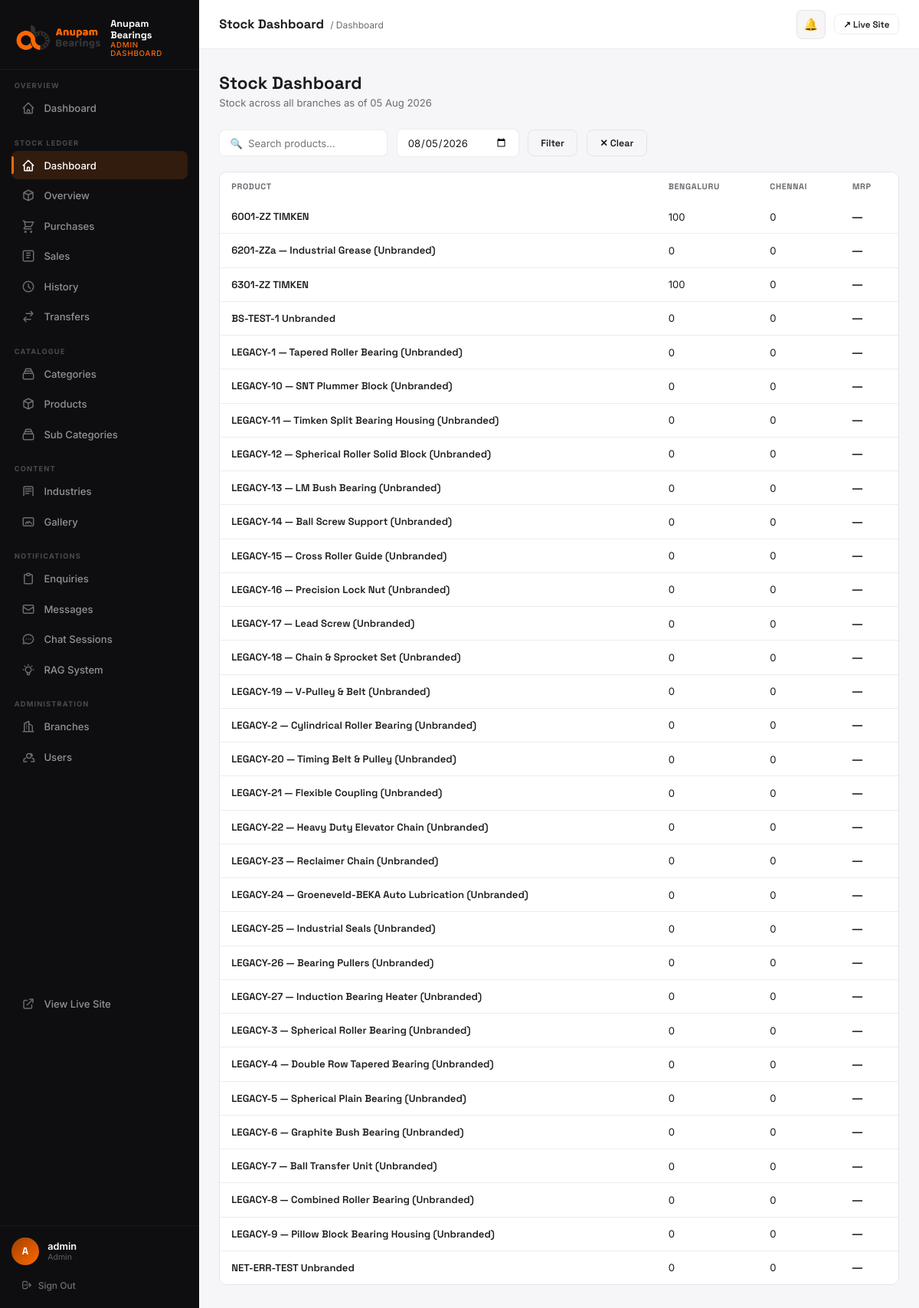
Screenshot of /dashboard/stock/ (signed in) with the database file from the repository.
### stock_ledger/models.py (models this page shows, shortened)
class Branch(models.Model):
    name = models.CharField(max_length=120)
    slug = models.SlugField(unique=True)
    code = models.CharField(max_length=20, unique=True)
    address = models.TextField(blank=True)
    is_active = models.BooleanField(default=True)
    created_at = models.DateTimeField(auto_now_add=True)
    class Meta:
        ordering = ['name']

### products/models.py (models this page shows, shortened)
class Product(models.Model):
    category = models.ForeignKey(Category, on_delete=models.CASCADE, related_name='products')
    subcategory = models.ForeignKey(SubCategory, on_delete=models.SET_NULL, null=True, blank=True, related_name='products')
    name = models.CharField(
        max_length=300, unique=True,
        help_text="Name / SKU — identifies this product everywhere (Stock Ledger, bulk import, public site). "
                   "Type the part code and brand together as free text, e.g. \"6205-2RS Timken\"."
    )
    slug = models.SlugField(unique=True)
    description = models.TextField(blank=True)
    mrp = models.DecimalField(
        max_digits=12, decimal_places=2, null=True, blank=True,
        verbose_name='MRP',
        help_text="Maximum Retail Price. Optional — leave blank for products without a published MRP.",
    )
    specifications = models.JSONField(default=dict, blank=True)
    needs_excel_table = models.BooleanField(default=False)
    excel_table_file = models.FileField(upload_to=product_excel_upload_to, blank=True, null=True)
    excel_table_data = models.JSONField(default=dict, blank=True)
    image = models.ImageField(upload_to='products/', blank=True, null=True)
    is_featured = models.BooleanField(default=False)
    is_visible = models.BooleanField(default=True, help_text="Uncheck to hide this product from the public site without deleting it.")
    created_at = models.DateTimeField(auto_now_add=True)

### stock_ledger/views.py (the view)
# urls.py: path('', views.stock_dashboard, name='dashboard'),
@login_required(login_url='/dashboard/login/')
@staff_required
@role_required(UserProfile.ADMIN, UserProfile.BRANCH_STAFF, UserProfile.VIEWER)
def stock_dashboard(request):
    q = request.GET.get('q', '').strip()
    as_of = _parse_date(request.GET.get('date'), timezone.localdate())
    branches = list(Branch.objects.filter(is_active=True).order_by('name'))
    branch_ids = [b.id for b in branches]
    matrix = historical_stock_matrix(as_of, branch_ids=branch_ids)
    products = Product.objects.order_by('name')
    if q:
        products = products.filter(name__icontains=q)
    rows = []
    for product in products:
        qtys = [matrix.get((product.id, b.id), 0) for b in branches]
        rows.append({'product': product, 'qtys': qtys})
    return render(request, 'dashboard/stock_dashboard.html', {
        'rows': rows,
        'branches': branches,
        'q': q,
        'as_of': as_of,
    })

### templates/dashboard/stock_dashboard.html (shortened to what this page needs)
{% extends "dashboard/base.html" %}
{% block page_title %}Stock Dashboard{% endblock %}
{% block breadcrumb %}<span class="topbar-breadcrumb">/ Dashboard</span>{% endblock %}
{% block nav_stock_dashboard %}active{% endblock %}
{% block content %}
<div class="page-header">
  <div class="page-header-left">
    <h1>Stock Dashboard</h1>
    <p>Stock across all branches as of {{ as_of|date:"d M Y" }}</p>
  </div>
</div>
<form method="GET" class="filter-bar">
  <input class="filter-input" type="text" name="q" value="{{ q }}" placeholder="🔍  Search products…"/>
  <input class="filter-input" type="date" name="date" value="{{ as_of|date:'Y-m-d' }}" style="min-width:160px;"/>
  <button type="submit" class="btn btn-ghost">Filter</button>
  <a href="{% url 'dashboard:stock_ledger:dashboard' %}" class="btn btn-ghost">✕ Clear</a>
</form>
<div class="table-wrap">
  <table>
    <thead>
      <tr>
        <th>Product</th>
        {% for branch in branches %}<th>{{ branch.name }}</th>{% endfor %}
        <th>MRP</th>
      </tr>
    </thead>
    <tbody>
      {% for row in rows %}
      <tr>
        <td class="td-name">{{ row.product.name }}</td>
        {% for qty in row.qtys %}<td>{{ qty }}</td>{% endfor %}
        <td style="font-weight:700;">{% if row.product.mrp %}₹{{ row.product.mrp|floatformat:2 }}{% else %}—{% endif %}</td>
      </tr>
      {% empty %}
      <tr><td colspan="{{ branches|length|add:2 }}"><div class="empty-state"><div class="empty-state-icon">📦</div><h3>No products found</h3></div></td></tr>
      {% endfor %}
    </tbody>
  </table>
</div>
{% endblock %}

### templates/dashboard/base.html (shortened to what this page needs)
{% load static %}
<!DOCTYPE html>
<html lang="en">
<head>
</head>
<body>
<aside class="sidebar" id="sidebar">
  <div class="sidebar-logo">
    <img src="{% static 'images/logo.webp' %}" alt="Anupam Bearings"/>
    <div>
      <div class="sidebar-logo-text">Anupam Bearings</div>
      <div class="sidebar-logo-sub">Admin Dashboard</div>
    </div>
  </div>
  {% if dash_role == 'ADMIN' %}
  <div class="sidebar-section">
    <div class="sidebar-section-label">Overview</div>
    <a href="{% url 'dashboard:home' %}" class="nav-item {% block nav_home %}{% endblock %}">
      <svg class="nav-icon" fill="none" stroke="currentColor" viewBox="0 0 24 24"><path stroke-linecap="round" stroke-linejoin="round" stroke-width="2" d="M3 12l2-2m0 0l7-7 7 7M5 10v10a1 1 0 001 1h3m10-11l2 2m-2-2v10a1 1 0 01-1 1h-3m-6 0a1 1 0 001-1v-4a1 1 0 011-1h2a1 1 0 011 1v4a1 1 0 001 1m-6 0h6"/></svg>
      Dashboard
    </a>
  </div>
  {% endif %}
  <div class="sidebar-section">
    <div class="sidebar-section-label">Stock Ledger</div>
    <a href="{% url 'dashboard:stock_ledger:dashboard' %}" class="nav-item {% block nav_stock_dashboard %}{% endblock %}">
      <svg class="nav-icon" fill="none" stroke="currentColor" viewBox="0 0 24 24"><path stroke-linecap="round" stroke-linejoin="round" stroke-width="2" d="M3 12l2-2m0 0l7-7 7 7M5 10v10a1 1 0 001 1h3m10-11l2 2m-2-2v10a1 1 0 01-1 1h-3m-6 0a1 1 0 001-1v-4a1 1 0 011-1h2a1 1 0 011 1v4a1 1 0 001 1m-6 0h6"/></svg>
      Dashboard
    </a>
    {% if dash_role == 'ADMIN' %}
    <a href="{% url 'dashboard:stock_ledger:overview' %}" class="nav-item {% block nav_stock_overview %}{% endblock %}">
      <svg class="nav-icon" fill="none" stroke="currentColor" viewBox="0 0 24 24"><path stroke-linecap="round" stroke-linejoin="round" stroke-width="2" d="M20 7l-8-4-8 4m16 0l-8 4m8-4v10l-8 4m0-10L4 7m8 4v10M4 7v10l8 4"/></svg>
      Overview
    </a>
    {% endif %}
    <a href="{% url 'dashboard:stock_ledger:purchase_list' %}" class="nav-item {% block nav_stock_purchase %}{% endblock %}">
      <svg class="nav-icon" fill="none" stroke="currentColor" viewBox="0 0 24 24"><path stroke-linecap="round" stroke-linejoin="round" stroke-width="2" d="M3 3h2l.4 2M7 13h10l4-8H5.4M7 13L5.4 5M7 13l-2.293 2.293c-.63.63-.184 1.707.707 1.707H17m-10 4a1 1 0 100 2 1 1 0 000-2zm10 0a1 1 0 100 2 1 1 0 000-2z"/></svg>
      Purchases
    </a>
    <a href="{% url 'dashboard:stock_ledger:sale_list' %}" class="nav-item {% block nav_stock_sale %}{% endblock %}">
      <svg class="nav-icon" fill="none" stroke="currentColor" viewBox="0 0 24 24"><path stroke-linecap="round" stroke-linejoin="round" stroke-width="2" d="M9 7h6m-6 4h6m-6 4h4M5 3h14a2 2 0 012 2v14a2 2 0 01-2 2H5a2 2 0 01-2-2V5a2 2 0 012-2z"/></svg>
      Sales
    </a>
    <a href="{% url 'dashboard:stock_ledger:history' %}" class="nav-item {% block nav_stock_history %}{% endblock %}">
      <svg class="nav-icon" fill="none" stroke="currentColor" viewBox="0 0 24 24"><path stroke-linecap="round" stroke-linejoin="round" stroke-width="2" d="M12 8v4l3 3m6-3a9 9 0 11-18 0 9 9 0 0118 0z"/></svg>
      History
    </a>
    <a href="{% url 'dashboard:stock_ledger:transfer_list' %}" class="nav-item {% block nav_stock_transfers %}{% endblock %}">
      <svg class="nav-icon" fill="none" stroke="currentColor" viewBox="0 0 24 24"><path stroke-linecap="round" stroke-linejoin="round" stroke-width="2" d="M8 7h12m0 0l-4-4m4 4l-4 4M16 17H4m0 0l4 4m-4-4l4-4"/></svg>
      Transfers
    </a>
  </div>
  {% if dash_role == 'ADMIN' %}
  <div class="sidebar-section">
    <div class="sidebar-section-label">Catalogue</div>
    <a href="{% url 'dashboard:categories' %}" class="nav-item {% block nav_cats %}{% endblock %}">
      <svg class="nav-icon" fill="none" stroke="currentColor" viewBox="0 0 24 24"><path stroke-linecap="round" stroke-linejoin="round" stroke-width="2" d="M19 11H5m14 0a2 2 0 012 2v6a2 2 0 01-2 2H5a2 2 0 01-2-2v-6a2 2 0 012-2m14 0V9a2 2 0 00-2-2M5 11V9a2 2 0 012-2m0 0V5a2 2 0 012-2h6a2 2 0 012 2v2M7 7h10"/></svg>
      Categories
    </a>
    <a href="{% url 'dashboard:products' %}" class="nav-item {% block nav_prods %}{% endblock %}">
      <svg class="nav-icon" fill="none" stroke="currentColor" viewBox="0 0 24 24"><path stroke-linecap="round" stroke-linejoin="round" stroke-width="2" d="M20 7l-8-4-8 4m16 0l-8 4m8-4v10l-8 4m0-10L4 7m8 4v10M4 7v10l8 4"/></svg>
      Products
    </a>
    <a href="{% url 'dashboard:subcategories' %}" class="nav-item {% block nav_subcats %}{% endblock %}">
      <svg class="nav-icon" fill="none" stroke="currentColor" viewBox="0 0 24 24"><path stroke-linecap="round" stroke-linejoin="round" stroke-width="2" d="M19 11H5m14 0a2 2 0 012 2v6a2 2 0 01-2 2H5a2 2 0 01-2-2v-6a2 2 0 012-2m14 0V9a2 2 0 00-2-2M5 11V9a2 2 0 012-2m0 0V5a2 2 0 012-2h6a2 2 0 012 2v2M7 7h10"/></svg>
      Sub Categories
    </a>
  </div>
  <div class="sidebar-section">
    <div class="sidebar-section-label">Content</div>
    <a href="{% url 'dashboard:industries' %}" class="nav-item {% block nav_industries %}{% endblock %}">
      <svg class="nav-icon" fill="none" stroke="currentColor" viewBox="0 0 24 24"><path stroke-linecap="round" stroke-linejoin="round" stroke-width="2" d="M4 19.5V6a2 2 0 012-2h12a2 2 0 012 2v13.5M7 8h10M7 12h10M7 16h6"/></svg>
      Industries
    </a>
    <a href="{% url 'dashboard:gallery_items' %}" class="nav-item {% block nav_gallery %}{% endblock %}">
      <svg class="nav-icon" fill="none" stroke="currentColor" viewBox="0 0 24 24"><path stroke-linecap="round" stroke-linejoin="round" stroke-width="2" d="M3 7a2 2 0 012-2h14a2 2 0 012 2v10a2 2 0 01-2 2H5a2 2 0 01-2-2V7zm4 8l2.5-3 2 2.5L13 11l5 4"/></svg>
      Gallery
    </a>
  </div>
  <div class="sidebar-section">
    <div class="sidebar-section-label">Notifications</div>
    <a href="{% url 'dashboard:enquiries' %}" class="nav-item {% block nav_enq %}{% endblock %}">
      <svg class="nav-icon" fill="none" stroke="currentColor" viewBox="0 0 24 24"><path stroke-linecap="round" stroke-linejoin="round" stroke-width="2" d="M9 5H7a2 2 0 00-2 2v12a2 2 0 002 2h10a2 2 0 002-2V7a2 2 0 00-2-2h-2M9 5a2 2 0 002 2h2a2 2 0 002-2M9 5a2 2 0 012-2h2a2 2 0 012 2"/></svg>
      Enquiries
    </a>
    <a href="{% url 'dashboard:messages' %}" class="nav-item {% block nav_msgs %}{% endblock %}">
      <svg class="nav-icon" fill="none" stroke="currentColor" viewBox="0 0 24 24"><path stroke-linecap="round" stroke-linejoin="round" stroke-width="2" d="M3 8l7.89 5.26a2 2 0 002.22 0L21 8M5 19h14a2 2 0 002-2V7a2 2 0 00-2-2H5a2 2 0 00-2 2v10a2 2 0 002 2z"/></svg>
      Messages
    </a>
    <a href="{% url 'dashboard:chats' %}" class="nav-item {% block nav_chats %}{% endblock %}">
      <svg class="nav-icon" fill="none" stroke="currentColor" viewBox="0 0 24 24"><path stroke-linecap="round" stroke-linejoin="round" stroke-width="2" d="M8 12h.01M12 12h.01M16 12h.01M21 12c0 4.418-4.03 8-9 8a9.863 9.863 0 01-4.255-.949L3 20l1.395-3.72C3.512 15.042 3 13.574 3 12c0-4.418 4.03-8 9-8s9 3.582 9 8z"/></svg>
      Chat Sessions
    </a>
    <a href="{% url 'dashboard:rag_status' %}" class="nav-item {% block nav_rag %}{% endblock %}">
      RAG System
    </a>
  </div>
  {% endif %}
  {% if dash_role == 'ADMIN' %}
  <div class="sidebar-section">
    <div class="sidebar-section-label">Administration</div>
    <a href="{% url 'dashboard:stock_ledger:branches' %}" class="nav-item {% block nav_stock_branches %}{% endblock %}">
      <svg class="nav-icon" fill="none" stroke="currentColor" viewBox="0 0 24 24"><path stroke-linecap="round" stroke-linejoin="round" stroke-width="2" d="M3 21h18M5 21V7l8-4v18M19 21V11l-6-4M9 9v.01M9 12v.01M9 15v.01"/></svg>
      Branches
    </a>
    <a href="{% url 'dashboard:stock_ledger:users' %}" class="nav-item {% block nav_stock_users %}{% endblock %}">
      <svg class="nav-icon" fill="none" stroke="currentColor" viewBox="0 0 24 24"><path stroke-linecap="round" stroke-linejoin="round" stroke-width="2" d="M17 20h5v-2a4 4 0 00-3-3.87M9 20H4v-2a4 4 0 013-3.87m6-8.13a4 4 0 11-4 4 4 4 0 014-4zm6 4a4 4 0 00-3-3.87"/></svg>
      Users
    </a>
  </div>
  {% endif %}
  <div class="sidebar-section" style="margin-top:auto;">
    <a href="/" target="_blank" class="nav-item">
      <svg class="nav-icon" fill="none" stroke="currentColor" viewBox="0 0 24 24"><path stroke-linecap="round" stroke-linejoin="round" stroke-width="2" d="M10 6H6a2 2 0 00-2 2v10a2 2 0 002 2h10a2 2 0 002-2v-4M14 4h6m0 0v6m0-6L10 14"/></svg>
      View Live Site
    </a>
  </div>
  <div class="sidebar-footer">
    <div class="sidebar-user">
      <div class="sidebar-avatar">{{ request.user.username|first|upper }}</div>
      <div>
        <div class="sidebar-user-name">{{ request.user.get_full_name|default:request.user.username }}</div>
        <div class="sidebar-user-role">
          {% if dash_role == 'ADMIN' %}Admin{% elif dash_role == 'BRANCH_STAFF' %}Branch Staff{% if dash_branch %} · {{ dash_branch.name }}{% endif %}{% elif dash_role == 'VIEWER' %}Viewer{% else %}Staff{% endif %}
        </div>
      </div>
    </div>
    <a href="{% url 'dashboard:logout' %}" class="sidebar-logout">
      <svg style="width:14px;height:14px;" fill="none" stroke="currentColor" viewBox="0 0 24 24"><path stroke-linecap="round" stroke-linejoin="round" stroke-width="2" d="M17 16l4-4m0 0l-4-4m4 4H7m6 4v1a3 3 0 01-3 3H6a3 3 0 01-3-3V7a3 3 0 013-3h4a3 3 0 013 3v1"/></svg>
      Sign Out
    </a>
  </div>
</aside>
<div class="main">
  <header class="topbar">
    <div>
      <span class="topbar-title">{% block page_title %}Dashboard{% endblock %}</span>
      {% block breadcrumb %}<span class="topbar-breadcrumb"></span>{% endblock %}
    </div>
    <div class="topbar-right">
      <div style="position:relative;" id="notif-wrapper">
        <div class="topbar-notif" onclick="toggleNotifPanel()" title="Notifications">
          🔔
        </div>
      </div>
      <a href="/" target="_blank" class="btn btn-ghost btn-sm">↗ Live Site</a>
    </div>
  </header>
  <div class="page-content">
    {% block content %}{% endblock %}
  </div>
</div>
</body>
</html>

### rows the page displays
Branch: name "BENGALURU"
Branch: name "CHENNAI"
Product: product.name "6001-ZZ TIMKEN", qtys "100" "0"
Product: product.name "6201-ZZa — Industrial Grease (Unbranded)", qtys "0" "0"
Product: product.name "6301-ZZ TIMKEN", qtys "100" "0"
Product: product.name "BS-TEST-1 Unbranded", qtys "0" "0"
Product: product.name "LEGACY-1 — Tapered Roller Bearing (Unbranded)", qtys "0" "0"
Product: product.name "LEGACY-10 — SNT Plummer Block (Unbranded)", qtys "0" "0"
Product: product.name "LEGACY-11 — Timken Split Bearing Housing (Unbranded)", qtys "0" "0"
Product: product.name "LEGACY-12 — Spherical Roller Solid Block (Unbranded)", qtys "0" "0"
Product: product.name "LEGACY-13 — LM Bush Bearing (Unbranded)", qtys "0" "0"
Product: product.name "LEGACY-14 — Ball Screw Support (Unbranded)", qtys "0" "0"
Product: product.name "LEGACY-15 — Cross Roller Guide (Unbranded)", qtys "0" "0"
Product: product.name "LEGACY-16 — Precision Lock Nut (Unbranded)", qtys "0" "0"
Product: product.name "LEGACY-17 — Lead Screw (Unbranded)", qtys "0" "0"
Product: product.name "LEGACY-18 — Chain & Sprocket Set (Unbranded)", qtys "0" "0"
Product: product.name "LEGACY-19 — V-Pulley & Belt (Unbranded)", qtys "0" "0"
Product: product.name "LEGACY-2 — Cylindrical Roller Bearing (Unbranded)", qtys "0" "0"
Product: product.name "LEGACY-20 — Timing Belt & Pulley (Unbranded)", qtys "0" "0"
Product: product.name "LEGACY-21 — Flexible Coupling (Unbranded)", qtys "0" "0"
Product: product.name "LEGACY-22 — Heavy Duty Elevator Chain (Unbranded)", qtys "0" "0"
Product: product.name "LEGACY-23 — Reclaimer Chain (Unbranded)", qtys "0" "0"
Product: product.name "LEGACY-24 — Groeneveld-BEKA Auto Lubrication (Unbranded)", qtys "0" "0"
Product: product.name "LEGACY-25 — Industrial Seals (Unbranded)", qtys "0" "0"
Product: product.name "LEGACY-26 — Bearing Pullers (Unbranded)", qtys "0" "0"
Product: product.name "LEGACY-27 — Induction Bearing Heater (Unbranded)", qtys "0" "0"
Product: product.name "LEGACY-3 — Spherical Roller Bearing (Unbranded)", qtys "0" "0"
Product: product.name "LEGACY-4 — Double Row Tapered Bearing (Unbranded)", qtys "0" "0"
Product: product.name "LEGACY-5 — Spherical Plain Bearing (Unbranded)", qtys "0" "0"
Product: product.name "LEGACY-6 — Graphite Bush Bearing (Unbranded)", qtys "0" "0"
Product: product.name "LEGACY-7 — Ball Transfer Unit (Unbranded)", qtys "0" "0"
Product: product.name "LEGACY-8 — Combined Roller Bearing (Unbranded)", qtys "0" "0"
Product: product.name "LEGACY-9 — Pillow Block Bearing Housing (Unbranded)", qtys "0" "0"
Product: product.name "NET-ERR-TEST Unbranded", qtys "0" "0"

### other values shown
{{ request.user.username|first|upper }} "A"
{{ request.user.get_full_name|default:request.user.username }} "admin"
{{ as_of|date:"d M Y" }} "05 Aug 2026"
